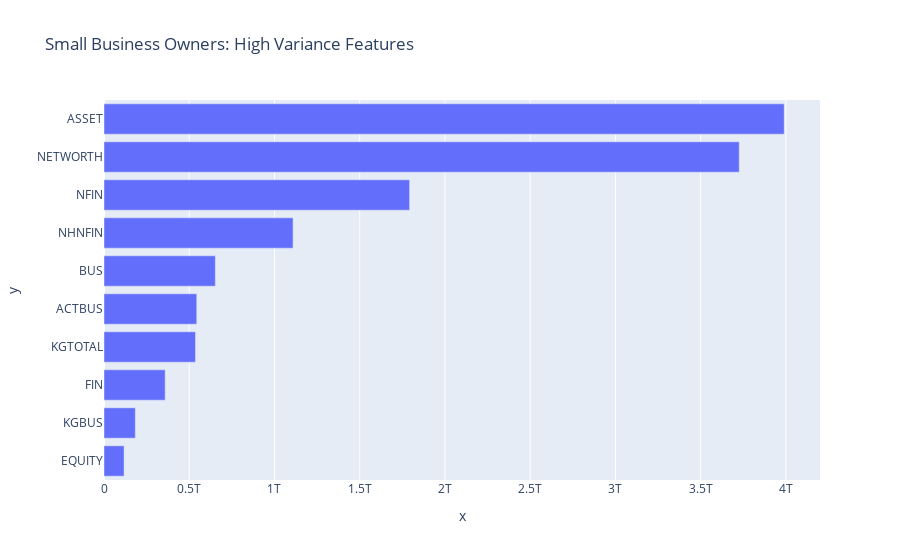

Source (notebook cell):
### Code cell
# Create horizontal bar chart of `top_ten_trim_var`
fig = px.bar(
    x=top_ten_trim_var,
    y=top_ten_trim_var.index,
    title = "Small Business Owners: High Variance Features"
)


fig.show()

### Figure 1 — Plotly figure (JSON) as saved in the notebook; plotly's stock layout.template omitted (floating-point values rounded to 4 significant figures)
{"data": [{"alignmentgroup": "True", "hovertemplate": "x=%{x}<br>y=%{y}<extra></extra>", "legendgroup": "", "marker": {"color": "#636efa", "pattern": {"shape": ""}}, "name": "", "offsetgroup": "", "orientation": "h", "showlegend": false, "textposition": "auto", "type": "bar", "x": [117700000000.0, 183800000000.0, 358900000000.0, 536800000000.0, 544200000000.0, 653200000000.0, 1109000000000.0, 1793000000000.0, 3726000000000.0, 3990000000000.0], "xaxis": "x", "y": ["EQUITY", "KGBUS", "FIN", "KGTOTAL", "ACTBUS", "BUS", "NHNFIN", "NFIN", "NETWORTH", "ASSET"], "yaxis": "y"}], "layout": {"barmode": "relative", "legend": {"tracegroupgap": 0}, "title": {"text": "Small Business Owners: High Variance Features"}, "xaxis": {"anchor": "y", "domain": [0, 1], "title": {"text": "x"}}, "yaxis": {"anchor": "x", "domain": [0, 1], "title": {"text": "y"}}}}
